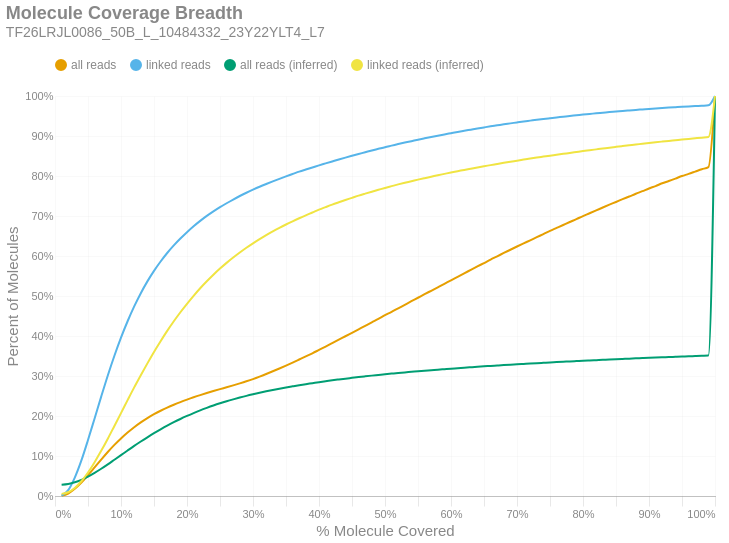

Source (notebook cell):
### Markdown cell above
### Molecule Read Coverage
This chart shows molecule coverage breadth as computed by the number of bases aligned to that molecule. In other words, "*how much of each unique long molecule is actually sequenced/aligned?*" Keep in mind there is a distinction between sequences and alignments, since some sequences belonging to a particular molecule may not align well and wouldn't appear in the alignment data. This chart also shows molecule coverage breadth as computed by the *inferred fragment* from which the aligned sequences originate. Unlike read coverage, this calculation takes into account the total insert size, including unsequenced gaps between the forward and reverse reads. Like the previous figures, these are cumulative percents.

### Code cell
if SKIPLR:
    print_html(f"Skipped")
else:
    binned_df = consolidated_hist(valids['coverage_bp'], mask, 0.01, True)
    binned_df_inf = consolidated_hist(valids['coverage_inserts'], mask, 0.01, True)
    binned_df = binned_df.with_columns(pl.lit(binned_df_inf['all reads (cumsum)']).alias('all reads (inferred)'))
    binned_df = binned_df.with_columns(pl.lit(binned_df_inf['linked reads (cumsum)']).alias('linked reads (inferred)'))
    binned_df = binned_df.with_columns(
        (pl.col('bin').cast(pl.Float64) + 0.01).alias('right_edge')
    )

    with SafeRender(binned_df):
        (
            density_plot(binned_df, 'Molecule Coverage Breadth', samplename, 'molcov', ['all reads (inferred)','linked reads (inferred)'])
            .encode(
                #x=alt.X('bin:Q', title="% Molecule Covered").axis(format = '%').scale(padding=0),
                x=alt.X('right_edge:Q', title="% Molecule Covered").axis(format='%').scale(padding=0),
                y=alt.Y('value:Q', title='Percent of Molecules')
                    .axis(format='%')
                    .stack(False)
                    .scale(domainMin=0, padding=0),
                color=alt.Color("key:N").scale(domain = ["all reads", "linked reads", "all reads (inferred)", "linked reads (inferred)"]),
                tooltip = [
                    alt.Tooltip("key:N", title = "Data Type"),
                    alt.Tooltip("range_label:N", title="% Molecule Covered"),
                    alt.Tooltip("value:Q", format = ".2%", title="% Molecules")
                ]
            )
        ).display()

### Figure 1 — Vega-Lite specification as saved in the notebook (floating-point values rounded to 4 significant figures)
{"width": "container", "height": 400, "config": {"title": {"anchor": "start", "dy": -15, "fontSize": 18, "color": "#888888", "subtitleColor": "#888888", "subtitleFontSize": 14}, "arc": {"fill": "#0072B2"}, "axis": {"domainColor": "#888888", "domainWidth": 0.5, "gridWidth": 0.2, "grid": false, "titleFontWeight": 400, "titleFontSize": 15, "labelFontSize": 11, "labelColor": "#888888", "tickColor": "#888888", "tickWidth": 0.2, "titleColor": "#888888"}, "axisBand": {"grid": false}, "axisX": {"grid": true, "tickSize": 10, "domainCap": "round"}, "axisY": {"domain": false, "grid": true, "tickSize": 0, "domainCap": "round"}, "background": "transparent", "header": {"labelFontSize": 15, "labelColor": "#888888", "titleFontSize": 15, "titleFontWeight": 600, "titleColor": "#888888"}, "legend": {"labelFont": "sans-serif", "labelFontSize": 12, "labelColor": "#888888", "symbolSize": 100, "symbolType": "circle", "titleFontSize": 12, "titlePadding": 10, "titleColor": "#888888", "title": null, "orient": "top"}, "range": {"category": ["#E69F00", "#56B4E9", "#009E73", "#F0E442", "#0072B2", "#D55E00", "#CC79A7", "#000000"], "diverging": ["#cfe8f3", "#a2d4ec", "#73bfe2", "#46abdb", "#1696d2", "#12719e"]}, "area": {"fill": "#0072B2", "fillOpacity": 0.7, "line": true, "strokeOpacity": 0.7}, "line": {"color": "#0072B2", "stroke": "#0072B2", "strokeWidth": 2}, "trail": {"color": "#0072B2", "stroke": "#0072B2", "strokeWidth": 0, "size": 1}, "point": {"filled": true, "fillOpacity": 1.0, "size": 95}, "text": {"color": "#888888", "fontSize": 11, "align": "right", "fontWeight": 400, "size": 11}, "bar": {"fill": "#0072B2", "stroke": null}, "view": {"stroke": null, "continuousWidth": 660, "continuousHeight": 400}}, "data": {"name": "data-b11148616b306684a72c681ea8e73add"}, "mark": {"type": "line", "interpolate": "monotone", "point": {"opacity": 0, "size": 275}}, "encoding": {"color": {"field": "key", "scale": {"domain": ["all reads", "linked reads", "all reads (inferred)", "linked reads (inferred)"]}, "type": "nominal"}, "tooltip": [{"field": "key", "title": "Data Type", "type": "nominal"}, {"field": "range_label", "title": "% Molecule Covered", "type": "nominal"}, {"field": "value", "format": ".2%", "title": "% Molecules", "type": "quantitative"}], "x": {"axis": {"format": "%"}, "field": "right_edge", "scale": {"padding": 0}, "title": "% Molecule Covered", "type": "quantitative"}, "y": {"axis": {"format": "%"}, "field": "value", "scale": {"domainMin": 0, "padding": 0}, "stack": false, "title": "Percent of Molecules", "type": "quantitative"}}, "params": [{"name": "param_c36ac31b6afebe62", "select": {"type": "point", "fields": ["key"]}, "bind": "legend"}], "title": {"text": "Molecule Coverage Breadth", "subtitle": "TF26LRJL0086_50B_L_10484332_23Y22YLT4_L7"}, "transform": [{"fold": ["all reads (cumsum)", "linked reads (cumsum)", "all reads (inferred)", "linked reads (inferred)"]}, {"calculate": "replace(datum.key, ' (cumsum)', '')", "as": "key"}, {"filter": {"param": "param_c36ac31b6afebe62"}}], "usermeta": {"embedOptions": {"downloadFileName": "TF26LRJL0086_50B_L_10484332_23Y22YLT4_L7.molcov"}}, "$schema": "https://vega.github.io/schema/vega-lite/v6.4.1.json", "datasets": {"data-b11148616b306684a72c681ea8e73add": [{"bin": "0.0", "interval": "0.0-0.01", "all reads": 0.0005166, "linked reads": 0.0008876, "all reads (cumsum)": 0.0005166, "linked reads (cumsum)": 0.0008876, "range_label": "0.0-0.01", "all reads (inferred)": 0.02836, "linked reads (inferred)": 0.005312, "right_edge": 0.01}, {"bin": "0.01", "interval": "0.01-0.02", "all reads": 0.00564, "linked reads": 0.01387, "all reads (cumsum)": 0.006157, "linked reads (cumsum)": 0.01476, "range_label": "0.01-0.02", "all reads (inferred)": 0.03012, "linked reads (inferred)": 0.009287, "right_edge": 0.02}, {"bin": "0.02", "interval": "0.02-0.03", "all reads": 0.0118, "linked reads": 0.03132, "all reads (cumsum)": 0.01796, "linked reads (cumsum)": 0.04608, "range_label": "0.02-0.03", "all reads (inferred)": 0.03428, "linked reads (inferred)": 0.02008, "right_edge": 0.03}, {"bin": "0.03", "interval": "0.03-0.04", "all reads": 0.01567, "linked reads": 0.04289, "all reads (cumsum)": 0.03362, "linked reads (cumsum)": 0.08896, "range_label": "0.03-0.04", "all reads (inferred)": 0.04051, "linked reads (inferred)": 0.0369, "right_edge": 0.04}, {"bin": "0.04", "interval": "0.04-0.05", "all reads": 0.01848, "linked reads": 0.05109, "all reads (cumsum)": 0.0521, "linked reads (cumsum)": 0.1401, "range_label": "0.04-0.05", "all reads (inferred)": 0.04857, "linked reads (inferred)": 0.05876, "right_edge": 0.05}, {"bin": "0.05", "interval": "0.05-0.06", "all reads": 0.01937, "linked reads": 0.05389, "all reads (cumsum)": 0.07147, "linked reads (cumsum)": 0.1939, "range_label": "0.05-0.06", "all reads (inferred)": 0.05796, "linked reads (inferred)": 0.0846, "right_edge": 0.06}, {"bin": "0.06", "interval": "0.06-0.07", "all reads": 0.01955, "linked reads": 0.05444, "all reads (cumsum)": 0.09102, "linked reads (cumsum)": 0.2484, "range_label": "0.06-0.07", "all reads (inferred)": 0.06818, "linked reads (inferred)": 0.1128, "right_edge": 0.07}, {"bin": "0.07", "interval": "0.07-0.08", "all reads": 0.01898, "linked reads": 0.05291, "all reads (cumsum)": 0.11, "linked reads (cumsum)": 0.3013, "range_label": "0.07-0.08", "all reads (inferred)": 0.07917, "linked reads (inferred)": 0.1432, "right_edge": 0.08}, {"bin": "0.08", "interval": "0.08-0.09", "all reads": 0.01769, "linked reads": 0.04932, "all reads (cumsum)": 0.1277, "linked reads (cumsum)": 0.3506, "range_label": "0.08-0.09", "all reads (inferred)": 0.09064, "linked reads (inferred)": 0.1752, "right_edge": 0.09}, {"bin": "0.09", "interval": "0.09-0.1", "all reads": 0.01627, "linked reads": 0.04533, "all reads (cumsum)": 0.144, "linked reads (cumsum)": 0.396, "range_label": "0.09-0.1", "all reads (inferred)": 0.1022, "linked reads (inferred)": 0.2073, "right_edge": 0.1}, {"bin": "0.1", "interval": "0.1-0.11", "all reads": 0.01472, "linked reads": 0.04095, "all reads (cumsum)": 0.1587, "linked reads (cumsum)": 0.4369, "range_label": "0.1-0.11", "all reads (inferred)": 0.1138, "linked reads (inferred)": 0.2397, "right_edge": 0.11}, {"bin": "0.11", "interval": "0.11-0.12", "all reads": 0.01333, "linked reads": 0.037, "all reads (cumsum)": 0.172, "linked reads (cumsum)": 0.4739, "range_label": "0.11-0.12", "all reads (inferred)": 0.1252, "linked reads (inferred)": 0.2716, "right_edge": 0.12}, {"bin": "0.12", "interval": "0.12-0.13", "all reads": 0.01201, "linked reads": 0.03315, "all reads (cumsum)": 0.184, "linked reads (cumsum)": 0.5071, "range_label": "0.12-0.13", "all reads (inferred)": 0.1362, "linked reads (inferred)": 0.302, "right_edge": 0.13}, {"bin": "0.13", "interval": "0.13-0.14", "all reads": 0.01074, "linked reads": 0.02949, "all reads (cumsum)": 0.1948, "linked reads (cumsum)": 0.5365, "range_label": "0.13-0.14", "all reads (inferred)": 0.1468, "linked reads (inferred)": 0.3316, "right_edge": 0.14}, {"bin": "0.14", "interval": "0.14-0.15", "all reads": 0.009629, "linked reads": 0.02625, "all reads (cumsum)": 0.2044, "linked reads (cumsum)": 0.5628, "range_label": "0.14-0.15", "all reads (inferred)": 0.157, "linked reads (inferred)": 0.3602, "right_edge": 0.15}, {"bin": "0.15", "interval": "0.15-0.16", "all reads": 0.0087, "linked reads": 0.02351, "all reads (cumsum)": 0.2131, "linked reads (cumsum)": 0.5863, "range_label": "0.15-0.16", "all reads (inferred)": 0.1666, "linked reads (inferred)": 0.387, "right_edge": 0.16}, {"bin": "0.16", "interval": "0.16-0.17", "all reads": 0.007929, "linked reads": 0.0212, "all reads (cumsum)": 0.221, "linked reads (cumsum)": 0.6075, "range_label": "0.16-0.17", "all reads (inferred)": 0.1758, "linked reads (inferred)": 0.4127, "right_edge": 0.17}, {"bin": "0.17", "interval": "0.17-0.18", "all reads": 0.007161, "linked reads": 0.01896, "all reads (cumsum)": 0.2282, "linked reads (cumsum)": 0.6265, "range_label": "0.17-0.18", "all reads (inferred)": 0.1845, "linked reads (inferred)": 0.4368, "right_edge": 0.18}, {"bin": "0.18", "interval": "0.18-0.19", "all reads": 0.006627, "linked reads": 0.01728, "all reads (cumsum)": 0.2348, "linked reads (cumsum)": 0.6437, "range_label": "0.18-0.19", "all reads (inferred)": 0.1926, "linked reads (inferred)": 0.4594, "right_edge": 0.19}, {"bin": "0.19", "interval": "0.19-0.2", "all reads": 0.006163, "linked reads": 0.01585, "all reads (cumsum)": 0.241, "linked reads (cumsum)": 0.6596, "range_label": "0.19-0.2", "all reads (inferred)": 0.2001, "linked reads (inferred)": 0.4805, "right_edge": 0.2}, {"bin": "0.2", "interval": "0.2-0.21", "all reads": 0.005835, "linked reads": 0.01473, "all reads (cumsum)": 0.2468, "linked reads (cumsum)": 0.6743, "range_label": "0.2-0.21", "all reads (inferred)": 0.2073, "linked reads (inferred)": 0.5005, "right_edge": 0.21}, {"bin": "0.21", "interval": "0.21-0.22", "all reads": 0.005479, "linked reads": 0.0135, "all reads (cumsum)": 0.2523, "linked reads (cumsum)": 0.6878, "range_label": "0.21-0.22", "all reads (inferred)": 0.214, "linked reads (inferred)": 0.5193, "right_edge": 0.22}, {"bin": "0.22", "interval": "0.22-0.23", "all reads": 0.005155, "linked reads": 0.01241, "all reads (cumsum)": 0.2574, "linked reads (cumsum)": 0.7002, "range_label": "0.22-0.23", "all reads (inferred)": 0.2203, "linked reads (inferred)": 0.5367, "right_edge": 0.23}, {"bin": "0.23", "interval": "0.23-0.24", "all reads": 0.004931, "linked reads": 0.01139, "all reads (cumsum)": 0.2624, "linked reads (cumsum)": 0.7116, "range_label": "0.23-0.24", "all reads (inferred)": 0.2262, "linked reads (inferred)": 0.5532, "right_edge": 0.24}, {"bin": "0.24", "interval": "0.24-0.25", "all reads": 0.004799, "linked reads": 0.0106, "all reads (cumsum)": 0.2672, "linked reads (cumsum)": 0.7222, "range_label": "0.24-0.25", "all reads (inferred)": 0.2317, "linked reads (inferred)": 0.5685, "right_edge": 0.25}, {"bin": "0.25", "interval": "0.25-0.26", "all reads": 0.004565, "linked reads": 0.009673, "all reads (cumsum)": 0.2717, "linked reads (cumsum)": 0.7319, "range_label": "0.25-0.26", "all reads (inferred)": 0.2368, "linked reads (inferred)": 0.5828, "right_edge": 0.26}, {"bin": "0.26", "interval": "0.26-0.27", "all reads": 0.004759, "linked reads": 0.009323, "all reads (cumsum)": 0.2765, "linked reads (cumsum)": 0.7412, "range_label": "0.26-0.27", "all reads (inferred)": 0.2416, "linked reads (inferred)": 0.5961, "right_edge": 0.27}, {"bin": "0.27", "interval": "0.27-0.28", "all reads": 0.004984, "linked reads": 0.008765, "all reads (cumsum)": 0.2815, "linked reads (cumsum)": 0.75, "range_label": "0.27-0.28", "all reads (inferred)": 0.2461, "linked reads (inferred)": 0.6087, "right_edge": 0.28}, {"bin": "0.28", "interval": "0.28-0.29", "all reads": 0.00522, "linked reads": 0.008156, "all reads (cumsum)": 0.2867, "linked reads (cumsum)": 0.7581, "range_label": "0.28-0.29", "all reads (inferred)": 0.2504, "linked reads (inferred)": 0.6207, "right_edge": 0.29}, {"bin": "0.29", "interval": "0.29-0.3", "all reads": 0.005608, "linked reads": 0.007755, "all reads (cumsum)": 0.2923, "linked reads (cumsum)": 0.7659, "range_label": "0.29-0.3", "all reads (inferred)": 0.2544, "linked reads (inferred)": 0.6317, "right_edge": 0.3}, {"bin": "0.3", "interval": "0.3-0.31", "all reads": 0.00617, "linked reads": 0.007332, "all reads (cumsum)": 0.2985, "linked reads (cumsum)": 0.7732, "range_label": "0.3-0.31", "all reads (inferred)": 0.2581, "linked reads (inferred)": 0.6422, "right_edge": 0.31}, {"bin": "0.31", "interval": "0.31-0.32", "all reads": 0.006549, "linked reads": 0.006776, "all reads (cumsum)": 0.305, "linked reads (cumsum)": 0.78, "range_label": "0.31-0.32", "all reads (inferred)": 0.2617, "linked reads (inferred)": 0.6521, "right_edge": 0.32}, {"bin": "0.32", "interval": "0.32-0.33", "all reads": 0.006824, "linked reads": 0.006607, "all reads (cumsum)": 0.3118, "linked reads (cumsum)": 0.7866, "range_label": "0.32-0.33", "all reads (inferred)": 0.2651, "linked reads (inferred)": 0.6616, "right_edge": 0.33}, {"bin": "0.33", "interval": "0.33-0.34", "all reads": 0.006999, "linked reads": 0.006318, "all reads (cumsum)": 0.3188, "linked reads (cumsum)": 0.7929, "range_label": "0.33-0.34", "all reads (inferred)": 0.2683, "linked reads (inferred)": 0.6704, "right_edge": 0.34}, {"bin": "0.34", "interval": "0.34-0.35", "all reads": 0.007259, "linked reads": 0.006096, "all reads (cumsum)": 0.3261, "linked reads (cumsum)": 0.799, "range_label": "0.34-0.35", "all reads (inferred)": 0.2713, "linked reads (inferred)": 0.6787, "right_edge": 0.35}, {"bin": "0.35", "interval": "0.35-0.36", "all reads": 0.007467, "linked reads": 0.005905, "all reads (cumsum)": 0.3336, "linked reads (cumsum)": 0.8049, "range_label": "0.35-0.36", "all reads (inferred)": 0.2741, "linked reads (inferred)": 0.6867, "right_edge": 0.36}, {"bin": "0.36", "interval": "0.36-0.37", "all reads": 0.007648, "linked reads": 0.005976, "all reads (cumsum)": 0.3412, "linked reads (cumsum)": 0.8109, "range_label": "0.36-0.37", "all reads (inferred)": 0.2769, "linked reads (inferred)": 0.6944, "right_edge": 0.37}, {"bin": "0.37", "interval": "0.37-0.38", "all reads": 0.007681, "linked reads": 0.00535, "all reads (cumsum)": 0.3489, "linked reads (cumsum)": 0.8163, "range_label": "0.37-0.38", "all reads (inferred)": 0.2796, "linked reads (inferred)": 0.7018, "right_edge": 0.38}, {"bin": "0.38", "interval": "0.38-0.39", "all reads": 0.007898, "linked reads": 0.005181, "all reads (cumsum)": 0.3568, "linked reads (cumsum)": 0.8214, "range_label": "0.38-0.39", "all reads (inferred)": 0.2821, "linked reads (inferred)": 0.7087, "right_edge": 0.39}, {"bin": "0.39", "interval": "0.39-0.4", "all reads": 0.008329, "linked reads": 0.005204, "all reads (cumsum)": 0.3651, "linked reads (cumsum)": 0.8266, "range_label": "0.39-0.4", "all reads (inferred)": 0.2846, "linked reads (inferred)": 0.7158, "right_edge": 0.4}, {"bin": "0.4", "interval": "0.4-0.41", "all reads": 0.008357, "linked reads": 0.004902, "all reads (cumsum)": 0.3735, "linked reads (cumsum)": 0.8315, "range_label": "0.4-0.41", "all reads (inferred)": 0.287, "linked reads (inferred)": 0.7222, "right_edge": 0.41}, {"bin": "0.41", "interval": "0.41-0.42", "all reads": 0.008642, "linked reads": 0.004905, "all reads (cumsum)": 0.3821, "linked reads (cumsum)": 0.8364, "range_label": "0.41-0.42", "all reads (inferred)": 0.2892, "linked reads (inferred)": 0.7285, "right_edge": 0.42}, {"bin": "0.42", "interval": "0.42-0.43", "all reads": 0.008739, "linked reads": 0.004909, "all reads (cumsum)": 0.3909, "linked reads (cumsum)": 0.8414, "range_label": "0.42-0.43", "all reads (inferred)": 0.2914, "linked reads (inferred)": 0.7343, "right_edge": 0.43}, {"bin": "0.43", "interval": "0.43-0.44", "all reads": 0.008494, "linked reads": 0.004669, "all reads (cumsum)": 0.3994, "linked reads (cumsum)": 0.846, "range_label": "0.43-0.44", "all reads (inferred)": 0.2934, "linked reads (inferred)": 0.74, "right_edge": 0.44}, {"bin": "0.44", "interval": "0.44-0.45", "all reads": 0.008709, "linked reads": 0.004503, "all reads (cumsum)": 0.4081, "linked reads (cumsum)": 0.8505, "range_label": "0.44-0.45", "all reads (inferred)": 0.2954, "linked reads (inferred)": 0.7454, "right_edge": 0.45}, {"bin": "0.45", "interval": "0.45-0.46", "all reads": 0.008677, "linked reads": 0.004444, "all reads (cumsum)": 0.4167, "linked reads (cumsum)": 0.855, "range_label": "0.45-0.46", "all reads (inferred)": 0.2973, "linked reads (inferred)": 0.7509, "right_edge": 0.46}, {"bin": "0.46", "interval": "0.46-0.47", "all reads": 0.008648, "linked reads": 0.004386, "all reads (cumsum)": 0.4254, "linked reads (cumsum)": 0.8594, "range_label": "0.46-0.47", "all reads (inferred)": 0.2992, "linked reads (inferred)": 0.7559, "right_edge": 0.47}, {"bin": "0.47", "interval": "0.47-0.48", "all reads": 0.008785, "linked reads": 0.004441, "all reads (cumsum)": 0.4342, "linked reads (cumsum)": 0.8638, "range_label": "0.47-0.48", "all reads (inferred)": 0.3009, "linked reads (inferred)": 0.7608, "right_edge": 0.48}, {"bin": "0.48", "interval": "0.48-0.49", "all reads": 0.00847, "linked reads": 0.004125, "all reads (cumsum)": 0.4426, "linked reads (cumsum)": 0.8679, "range_label": "0.48-0.49", "all reads (inferred)": 0.3026, "linked reads (inferred)": 0.7655, "right_edge": 0.49}, {"bin": "0.49", "interval": "0.49-0.5", "all reads": 0.009409, "linked reads": 0.004169, "all reads (cumsum)": 0.4521, "linked reads (cumsum)": 0.8721, "range_label": "0.49-0.5", "all reads (inferred)": 0.3044, "linked reads (inferred)": 0.7702, "right_edge": 0.5}, {"bin": "0.5", "interval": "0.5-0.51", "all reads": 0.008148, "linked reads": 0.003818, "all reads (cumsum)": 0.4602, "linked reads (cumsum)": 0.8759, "range_label": "0.5-0.51", "all reads (inferred)": 0.306, "linked reads (inferred)": 0.7746, "right_edge": 0.51}, {"bin": "0.51", "interval": "0.51-0.52", "all reads": 0.00901, "linked reads": 0.003854, "all reads (cumsum)": 0.4692, "linked reads (cumsum)": 0.8798, "range_label": "0.51-0.52", "all reads (inferred)": 0.3076, "linked reads (inferred)": 0.779, "right_edge": 0.52}, {"bin": "0.52", "interval": "0.52-0.53", "all reads": 0.008825, "linked reads": 0.003786, "all reads (cumsum)": 0.478, "linked reads (cumsum)": 0.8835, "range_label": "0.52-0.53", "all reads (inferred)": 0.309, "linked reads (inferred)": 0.7831, "right_edge": 0.53}, {"bin": "0.53", "interval": "0.53-0.54", "all reads": 0.008888, "linked reads": 0.003575, "all reads (cumsum)": 0.4869, "linked reads (cumsum)": 0.8871, "range_label": "0.53-0.54", "all reads (inferred)": 0.3104, "linked reads (inferred)": 0.7869, "right_edge": 0.54}, {"bin": "0.54", "interval": "0.54-0.55", "all reads": 0.0087, "linked reads": 0.003655, "all reads (cumsum)": 0.4956, "linked reads (cumsum)": 0.8908, "range_label": "0.54-0.55", "all reads (inferred)": 0.3119, "linked reads (inferred)": 0.7909, "right_edge": 0.55}, {"bin": "0.55", "interval": "0.55-0.56", "all reads": 0.008822, "linked reads": 0.003424, "all reads (cumsum)": 0.5044, "linked reads (cumsum)": 0.8942, "range_label": "0.55-0.56", "all reads (inferred)": 0.3132, "linked reads (inferred)": 0.7946, "right_edge": 0.56}, {"bin": "0.56", "interval": "0.56-0.57", "all reads": 0.008644, "linked reads": 0.003332, "all reads (cumsum)": 0.5131, "linked reads (cumsum)": 0.8975, "range_label": "0.56-0.57", "all reads (inferred)": 0.3145, "linked reads (inferred)": 0.7982, "right_edge": 0.57}, {"bin": "0.57", "interval": "0.57-0.58", "all reads": 0.008622, "linked reads": 0.003254, "all reads (cumsum)": 0.5217, "linked reads (cumsum)": 0.9008, "range_label": "0.57-0.58", "all reads (inferred)": 0.3159, "linked reads (inferred)": 0.8019, "right_edge": 0.58}, {"bin": "0.58", "interval": "0.58-0.59", "all reads": 0.00868, "linked reads": 0.003184, "all reads (cumsum)": 0.5304, "linked reads (cumsum)": 0.904, "range_label": "0.58-0.59", "all reads (inferred)": 0.3171, "linked reads (inferred)": 0.8053, "right_edge": 0.59}, {"bin": "0.59", "interval": "0.59-0.6", "all reads": 0.008873, "linked reads": 0.003066, "all reads (cumsum)": 0.5393, "linked reads (cumsum)": 0.907, "range_label": "0.59-0.6", "all reads (inferred)": 0.3184, "linked reads (inferred)": 0.8088, "right_edge": 0.6}, {"bin": "0.6", "interval": "0.6-0.61", "all reads": 0.008566, "linked reads": 0.003063, "all reads (cumsum)": 0.5478, "linked reads (cumsum)": 0.9101, "range_label": "0.6-0.61", "all reads (inferred)": 0.3196, "linked reads (inferred)": 0.8119, "right_edge": 0.61}, {"bin": "0.61", "interval": "0.61-0.62", "all reads": 0.008903, "linked reads": 0.00292, "all reads (cumsum)": 0.5567, "linked reads (cumsum)": 0.913, "range_label": "0.61-0.62", "all reads (inferred)": 0.3208, "linked reads (inferred)": 0.8152, "right_edge": 0.62}, {"bin": "0.62", "interval": "0.62-0.63", "all reads": 0.008569, "linked reads": 0.002871, "all reads (cumsum)": 0.5653, "linked reads (cumsum)": 0.9159, "range_label": "0.62-0.63", "all reads (inferred)": 0.3219, "linked reads (inferred)": 0.8184, "right_edge": 0.63}, {"bin": "0.63", "interval": "0.63-0.64", "all reads": 0.008656, "linked reads": 0.002883, "all reads (cumsum)": 0.574, "linked reads (cumsum)": 0.9188, "range_label": "0.63-0.64", "all reads (inferred)": 0.323, "linked reads (inferred)": 0.8215, "right_edge": 0.64}, {"bin": "0.64", "interval": "0.64-0.65", "all reads": 0.008444, "linked reads": 0.002727, "all reads (cumsum)": 0.5824, "linked reads (cumsum)": 0.9215, "range_label": "0.64-0.65", "all reads (inferred)": 0.3241, "linked reads (inferred)": 0.8244, "right_edge": 0.65}, {"bin": "0.65", "interval": "0.65-0.66", "all reads": 0.008678, "linked reads": 0.00269, "all reads (cumsum)": 0.5911, "linked reads (cumsum)": 0.9242, "range_label": "0.65-0.66", "all reads (inferred)": 0.3252, "linked reads (inferred)": 0.8272, "right_edge": 0.66}, {"bin": "0.66", "interval": "0.66-0.67", "all reads": 0.008142, "linked reads": 0.002496, "all reads (cumsum)": 0.5992, "linked reads (cumsum)": 0.9267, "range_label": "0.66-0.67", "all reads (inferred)": 0.3262, "linked reads (inferred)": 0.8301, "right_edge": 0.67}, {"bin": "0.67", "interval": "0.67-0.68", "all reads": 0.008331, "linked reads": 0.002581, "all reads (cumsum)": 0.6076, "linked reads (cumsum)": 0.9293, "range_label": "0.67-0.68", "all reads (inferred)": 0.3273, "linked reads (inferred)": 0.8329, "right_edge": 0.68}, {"bin": "0.68", "interval": "0.68-0.69", "all reads": 0.00806, "linked reads": 0.002307, "all reads (cumsum)": 0.6156, "linked reads (cumsum)": 0.9316, "range_label": "0.68-0.69", "all reads (inferred)": 0.3283, "linked reads (inferred)": 0.8357, "right_edge": 0.69}, {"bin": "0.69", "interval": "0.69-0.7", "all reads": 0.008117, "linked reads": 0.002398, "all reads (cumsum)": 0.6237, "linked reads (cumsum)": 0.934, "range_label": "0.69-0.7", "all reads (inferred)": 0.3292, "linked reads (inferred)": 0.8383, "right_edge": 0.7}, {"bin": "0.7", "interval": "0.7-0.71", "all reads": 0.007785, "linked reads": 0.002324, "all reads (cumsum)": 0.6315, "linked reads (cumsum)": 0.9363, "range_label": "0.7-0.71", "all reads (inferred)": 0.3302, "linked reads (inferred)": 0.841, "right_edge": 0.71}, {"bin": "0.71", "interval": "0.71-0.72", "all reads": 0.007712, "linked reads": 0.002129, "all reads (cumsum)": 0.6392, "linked reads (cumsum)": 0.9384, "range_label": "0.71-0.72", "all reads (inferred)": 0.3312, "linked reads (inferred)": 0.8437, "right_edge": 0.72}, {"bin": "0.72", "interval": "0.72-0.73", "all reads": 0.007851, "linked reads": 0.002142, "all reads (cumsum)": 0.6471, "linked reads (cumsum)": 0.9406, "range_label": "0.72-0.73", "all reads (inferred)": 0.3321, "linked reads (inferred)": 0.8461, "right_edge": 0.73}, {"bin": "0.73", "interval": "0.73-0.74", "all reads": 0.007674, "linked reads": 0.002031, "all reads (cumsum)": 0.6548, "linked reads (cumsum)": 0.9426, "range_label": "0.73-0.74", "all reads (inferred)": 0.333, "linked reads (inferred)": 0.8485, "right_edge": 0.74}, {"bin": "0.74", "interval": "0.74-0.75", "all reads": 0.00794, "linked reads": 0.001921, "all reads (cumsum)": 0.6627, "linked reads (cumsum)": 0.9445, "range_label": "0.74-0.75", "all reads (inferred)": 0.3339, "linked reads (inferred)": 0.8508, "right_edge": 0.75}, {"bin": "0.75", "interval": "0.75-0.76", "all reads": 0.00742, "linked reads": 0.001898, "all reads (cumsum)": 0.6701, "linked reads (cumsum)": 0.9464, "range_label": "0.75-0.76", "all reads (inferred)": 0.3347, "linked reads (inferred)": 0.8531, "right_edge": 0.76}, {"bin": "0.76", "interval": "0.76-0.77", "all reads": 0.007422, "linked reads": 0.001847, "all reads (cumsum)": 0.6775, "linked reads (cumsum)": 0.9483, "range_label": "0.76-0.77", "all reads (inferred)": 0.3355, "linked reads (inferred)": 0.8554, "right_edge": 0.77}, {"bin": "0.77", "interval": "0.77-0.78", "all reads": 0.007445, "linked reads": 0.001894, "all reads (cumsum)": 0.685, "linked reads (cumsum)": 0.9502, "range_label": "0.77-0.78", "all reads (inferred)": 0.3364, "linked reads (inferred)": 0.8578, "right_edge": 0.78}, {"bin": "0.78", "interval": "0.78-0.79", "all reads": 0.00726, "linked reads": 0.001661, "all reads (cumsum)": 0.6922, "linked reads (cumsum)": 0.9518, "range_label": "0.78-0.79", "all reads (inferred)": 0.3373, "linked reads (inferred)": 0.8601, "right_edge": 0.79}, {"bin": "0.79", "interval": "0.79-0.8", "all reads": 0.007653, "linked reads": 0.001768, "all reads (cumsum)": 0.6999, "linked reads (cumsum)": 0.9536, "range_label": "0.79-0.8", "all reads (inferred)": 0.3381, "linked reads (inferred)": 0.8624, "right_edge": 0.8}, {"bin": "0.8", "interval": "0.8-0.81", "all reads": 0.006924, "linked reads": 0.001524, "all reads (cumsum)": 0.7068, "linked reads (cumsum)": 0.9551, "range_label": "0.8-0.81", "all reads (inferred)": 0.3389, "linked reads (inferred)": 0.8644, "right_edge": 0.81}, {"bin": "0.81", "interval": "0.81-0.82", "all reads": 0.007091, "linked reads": 0.001707, "all reads (cumsum)": 0.7139, "linked reads (cumsum)": 0.9568, "range_label": "0.81-0.82", "all reads (inferred)": 0.3396, "linked reads (inferred)": 0.8666, "right_edge": 0.82}, {"bin": "0.82", "interval": "0.82-0.83", "all reads": 0.007284, "linked reads": 0.001467, "all reads (cumsum)": 0.7212, "linked reads (cumsum)": 0.9583, "range_label": "0.82-0.83", "all reads (inferred)": 0.3404, "linked reads (inferred)": 0.8687, "right_edge": 0.83}, {"bin": "0.83", "interval": "0.83-0.84", "all reads": 0.007081, "linked reads": 0.001541, "all reads (cumsum)": 0.7283, "linked reads (cumsum)": 0.9598, "range_label": "0.83-0.84", "all reads (inferred)": 0.3412, "linked reads (inferred)": 0.8708, "right_edge": 0.84}, {"bin": "0.84", "interval": "0.84-0.85", "all reads": 0.006793, "linked reads": 0.00135, "all reads (cumsum)": 0.7351, "linked reads (cumsum)": 0.9612, "range_label": "0.84-0.85", "all reads (inferred)": 0.342, "linked reads (inferred)": 0.8729, "right_edge": 0.85}, {"bin": "0.85", "interval": "0.85-0.86", "all reads": 0.006947, "linked reads": 0.001442, "all reads (cumsum)": 0.742, "linked reads (cumsum)": 0.9626, "range_label": "0.85-0.86", "all reads (inferred)": 0.3427, "linked reads (inferred)": 0.8748, "right_edge": 0.86}, {"bin": "0.86", "interval": "0.86-0.87", "all reads": 0.006689, "linked reads": 0.001313, "all reads (cumsum)": 0.7487, "linked reads (cumsum)": 0.9639, "range_label": "0.86-0.87", "all reads (inferred)": 0.3434, "linked reads (inferred)": 0.8768, "right_edge": 0.87}, {"bin": "0.87", "interval": "0.87-0.88", "all reads": 0.006857, "linked reads": 0.001281, "all reads (cumsum)": 0.7556, "linked reads (cumsum)": 0.9652, "range_label": "0.87-0.88", "all reads (inferred)": 0.3441, "linked reads (inferred)": 0.8787, "right_edge": 0.88}, {"bin": "0.88", "interval": "0.88-0.89", "all reads": 0.006518, "linked reads": 0.001227, "all reads (cumsum)": 0.7621, "linked reads (cumsum)": 0.9664, "range_label": "0.88-0.89", "all reads (inferred)": 0.3448, "linked reads (inferred)": 0.8807, "right_edge": 0.89}, {"bin": "0.89", "interval": "0.89-0.9", "all reads": 0.006723, "linked reads": 0.001245, "all reads (cumsum)": 0.7688, "linked reads (cumsum)": 0.9677, "range_label": "0.89-0.9", "all reads (inferred)": 0.3455, "linked reads (inferred)": 0.8826, "right_edge": 0.9}, {"bin": "0.9", "interval": "0.9-0.91", "all reads": 0.006055, "linked reads": 0.001178, "all reads (cumsum)": 0.7749, "linked reads (cumsum)": 0.9689, "range_label": "0.9-0.91", "all reads (inferred)": 0.3462, "linked reads (inferred)": 0.8844, "right_edge": 0.91}, {"bin": "0.91", "interval": "0.91-0.92", "all reads": 0.006885, "linked reads": 0.001111, "all reads (cumsum)": 0.7817, "linked reads (cumsum)": 0.97, "range_label": "0.91-0.92", "all reads (inferred)": 0.3468, "linked reads (inferred)": 0.8861, "right_edge": 0.92}, {"bin": "0.92", "interval": "0.92-0.93", "all reads": 0.005662, "linked reads": 0.001056, "all reads (cumsum)": 0.7874, "linked reads (cumsum)": 0.971, "range_label": "0.92-0.93", "all reads (inferred)": 0.3474, "linked reads (inferred)": 0.8877, "right_edge": 0.93}, {"bin": "0.93", "interval": "0.93-0.94", "all reads": 0.006075, "linked reads": 0.001021, "all reads (cumsum)": 0.7935, "linked reads (cumsum)": 0.9721, "range_label": "0.93-0.94", "all reads (inferred)": 0.348, "linked reads (inferred)": 0.8894, "right_edge": 0.94}, {"bin": "0.94", "interval": "0.94-0.95", "all reads": 0.00642, "linked reads": 0.001009, "all reads (cumsum)": 0.7999, "linked reads (cumsum)": 0.9731, "range_label": "0.94-0.95", "all reads (inferred)": 0.3486, "linked reads (inferred)": 0.891, "right_edge": 0.95}, {"bin": "0.95", "interval": "0.95-0.96", "all reads": 0.005298, "linked reads": 0.000956, "all reads (cumsum)": 0.8052, "linked reads (cumsum)": 0.974, "range_label": "0.95-0.96", "all reads (inferred)": 0.3492, "linked reads (inferred)": 0.8928, "right_edge": 0.96}, {"bin": "0.96", "interval": "0.96-0.97", "all reads": 0.005867, "linked reads": 0.0008679, "all reads (cumsum)": 0.8111, "linked reads (cumsum)": 0.9749, "range_label": "0.96-0.97", "all reads (inferred)": 0.3498, "linked reads (inferred)": 0.8943, "right_edge": 0.97}, {"bin": "0.97", "interval": "0.97-0.98", "all reads": 0.005921, "linked reads": 0.0008253, "all reads (cumsum)": 0.817, "linked reads (cumsum)": 0.9757, "range_label": "0.97-0.98", "all reads (inferred)": 0.3504, "linked reads (inferred)": 0.8959, "right_edge": 0.98}, {"bin": "0.98", "interval": "0.98-0.99", "all reads": 0.005258, "linked reads": 0.0009241, "all reads (cumsum)": 0.8222, "linked reads (cumsum)": 0.9766, "range_label": "0.98-0.99", "all reads (inferred)": 0.3511, "linked reads (inferred)": 0.8976, "right_edge": 0.99}, {"bin": "0.99", "interval": "0.99-1.0", "all reads": 0.1778, "linked reads": 0.02337, "all reads (cumsum)": 1.0, "linked reads (cumsum)": 1.0, "range_label": "0.99-1.0", "all reads (inferred)": 1.0, "linked reads (inferred)": 1.0, "right_edge": 1.0}]}}
